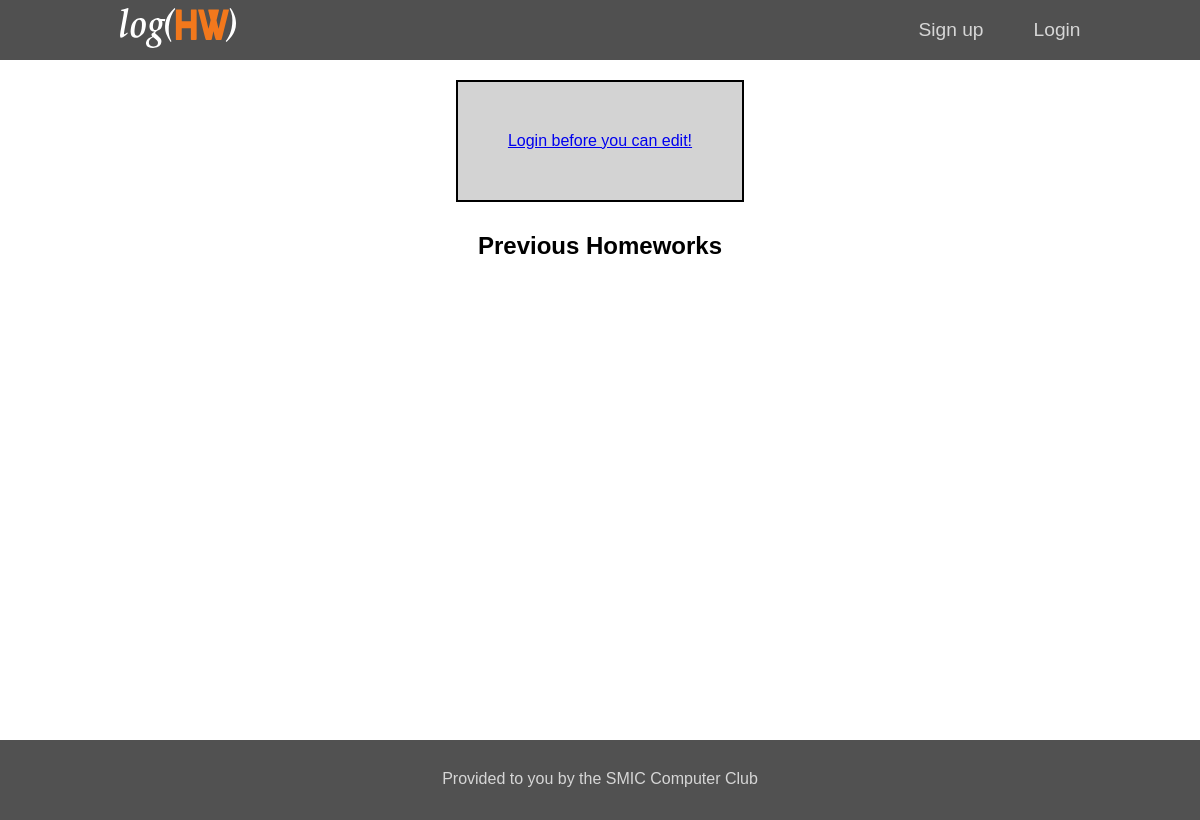
Before: /log/7/ with the older database file.
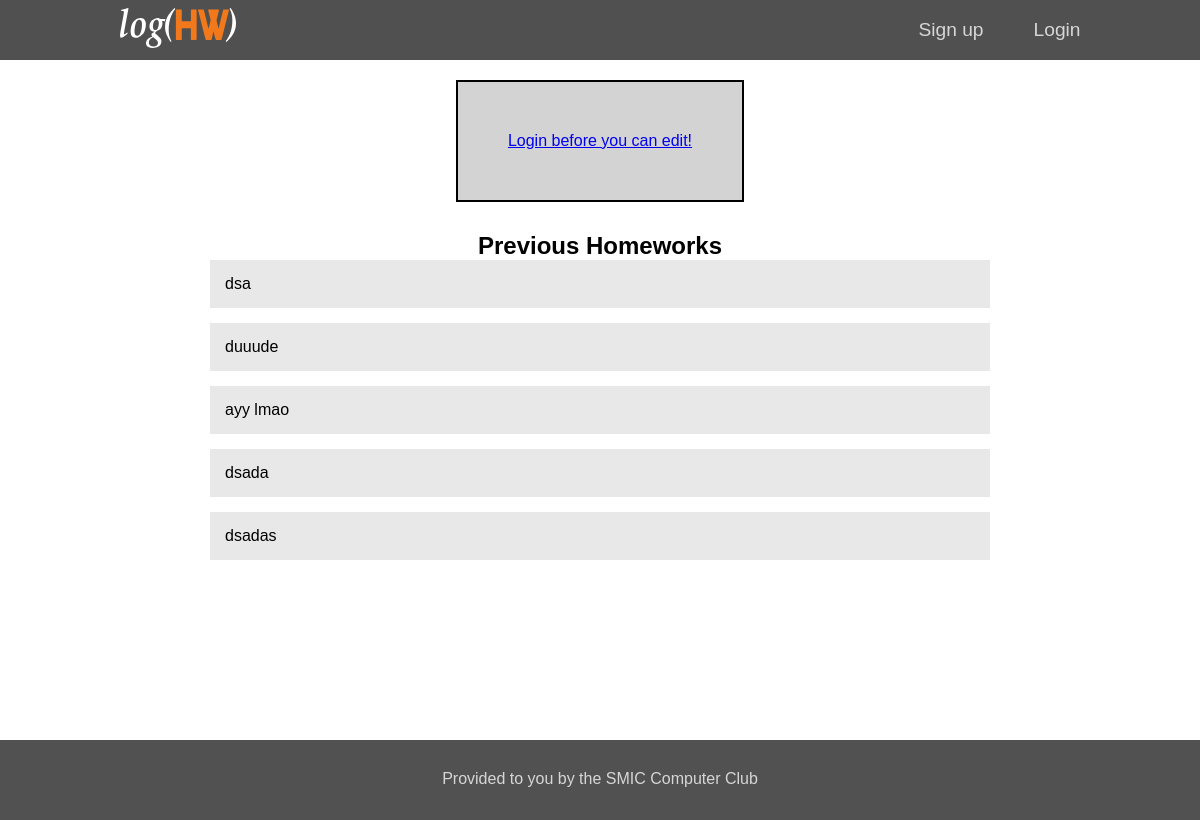
After: the same page with the newer database file.
### log/models.py (models this page shows, shortened)
class Homework(models.Model):
    course = models.ForeignKey(Course, on_delete=models.CASCADE,null=True, blank=True)
    hw_text = models.CharField(max_length=200)
    pub_date = models.DateTimeField('date published')

### log/views.py (the view)
# urls.py: url(r'^(?P<course_id>[0-9]+)/$', views.detail, name='detail'),
def detail(request, course_id): #page to edit hw
    course = get_object_or_404(Course, pk=course_id)
    if request.method == 'POST':
        form = ChangeHWForm(request.POST)
        if form.is_valid():
            course.homework_set.create(hw_text=form.cleaned_data['hw_text'], pub_date=timezone.now())
            return redirect('home')
    else:
        form = ChangeHWForm({'hw':course.get_latest_hw})
    return render(request, 'detail.html', {'form': form,
                                            'course': course,
                                            'latest_hw_list': course.homework_set.order_by('-pub_date')[:5]})

### log/templates/detail.html (shortened to what this page needs)
{% extends 'base.html' %}
{% block content %}
  <div class="content-container">
    <div class="lgn-container">
      {% if user.is_authenticated %}
        <h1 class="content-heading">{{course.course_name}}</h2>
        <form method="post">
          {% csrf_token %}
          <div class="form-row">
            {{ form.hw_text }}
          </div>
          <button type="submit" class="btn">Save changes</button>
        </form>
      {% else %}
        <a href="{% url 'login' %}">Login before you can edit! </a>
      {% endif %}
    </div>
    <h2> Previous Homeworks </h2>
    {% for homework in latest_hw_list %}
    <div class="extra-hw-box">
      <p>{{homework.hw_text}}</p>
    </div>
    {% endfor %}
  </div>
{% endblock %}

Changed rows visible on the page:
added Homework: hw_text "dsa"
added Homework: hw_text "duuude"
added Homework: hw_text "ayy lmao"
added Homework: hw_text "dsada"
added Homework: hw_text "dsadas"
